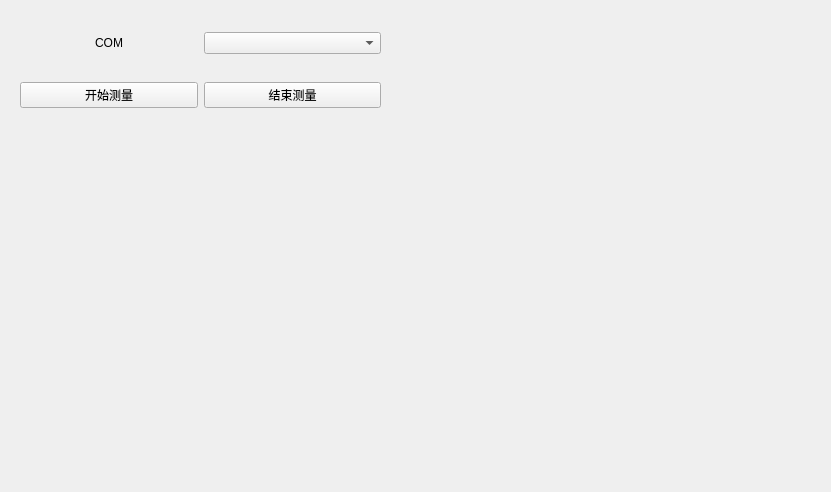
<?xml version="1.0" encoding="UTF-8"?>
<ui version="4.0">
 <class>Form</class>
 <widget class="QWidget" name="Form">
  <property name="geometry">
   <rect>
    <x>0</x>
    <y>0</y>
    <width>831</width>
    <height>492</height>
   </rect>
  </property>
  <property name="windowTitle">
   <string>Form</string>
  </property>
  <widget class="MatplotlibWidget" name="widget" native="true">
   <property name="geometry">
    <rect>
     <x>20</x>
     <y>150</y>
     <width>621</width>
     <height>271</height>
    </rect>
   </property>
  </widget>
  <widget class="QWidget" name="gridLayoutWidget">
   <property name="geometry">
    <rect>
     <x>20</x>
     <y>10</y>
     <width>361</width>
     <height>121</height>
    </rect>
   </property>
   <layout class="QGridLayout" name="gridLayout">
    <item row="1" column="0">
     <widget class="QPushButton" name="btnReceive">
      <property name="text">
       <string>开始测量</string>
      </property>
     </widget>
    </item>
    <item row="1" column="1">
     <widget class="QPushButton" name="btnEnd">
      <property name="text">
       <string>结束测量</string>
      </property>
     </widget>
    </item>
    <item row="0" column="1">
     <widget class="QComboBox" name="comboBox"/>
    </item>
    <item row="0" column="0">
     <widget class="QLabel" name="label">
      <property name="text">
       <string>COM</string>
      </property>
      <property name="alignment">
       <set>Qt::AlignCenter</set>
      </property>
     </widget>
    </item>
   </layout>
  </widget>
 </widget>
 <customwidgets>
  <customwidget>
   <class>MatplotlibWidget</class>
   <extends>QWidget</extends>
   <header>matplotlibwidget.h</header>
   <container>1</container>
  </customwidget>
 </customwidgets>
 <resources/>
 <connections/>
</ui>
